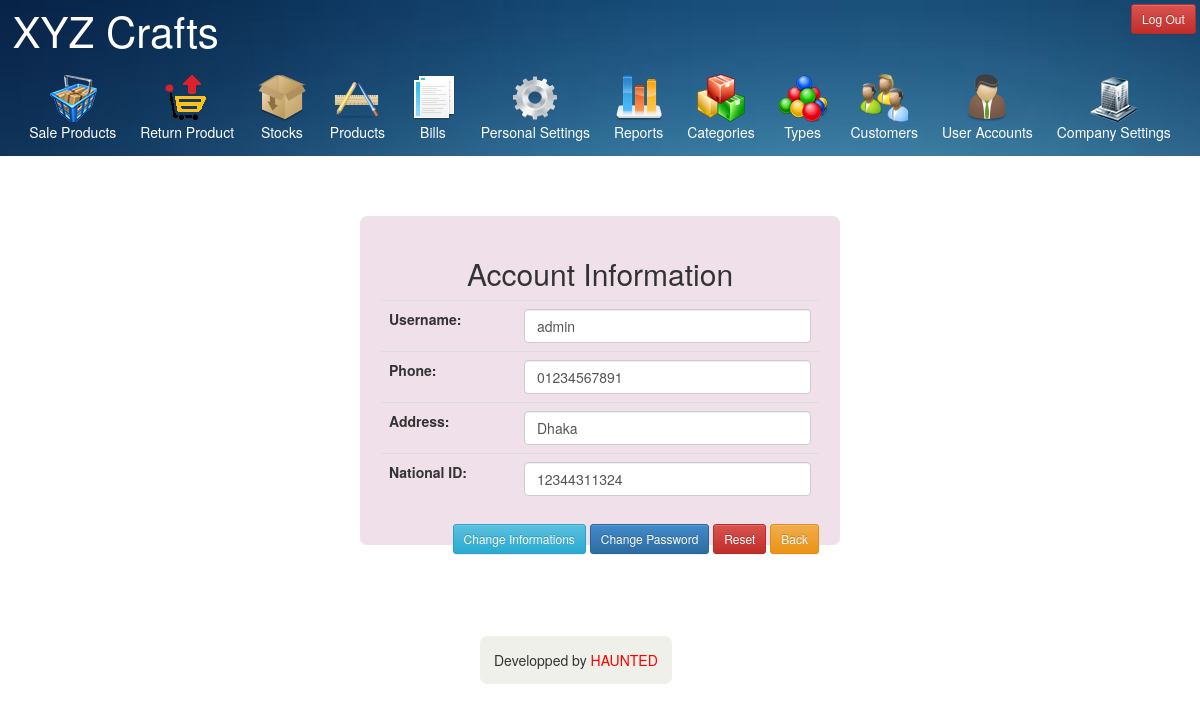
The app's page /accountSettings.php (signed in) with its own data.
### tables this page shows
CREATE TABLE IF NOT EXISTS `company` (
  `company_id` int(11) NOT NULL AUTO_INCREMENT,
  `company_name` varchar(50) NOT NULL,
  `company_logo` varchar(100) DEFAULT NULL,
  PRIMARY KEY (`company_id`)
);

CREATE TABLE IF NOT EXISTS `accounts` (
  `account_id` int(11) NOT NULL AUTO_INCREMENT,
  `employee_no` varchar(15) DEFAULT NULL,
  `employee_name` varchar(50) NOT NULL,
  `employee_phone` varchar(15) DEFAULT NULL,
  `employee_address` varchar(100) DEFAULT NULL,
  `employee_national_id` varchar(50) DEFAULT NULL,
  `password` varchar(50) NOT NULL,
  `is_admin` int(1) NOT NULL,
  PRIMARY KEY (`account_id`)
);

### accountSettings.php (the view, shortened to what this page needs)
<?php
	require 'mask.php';
	function showUserName(){
		$id=$_SESSION['id'];
		$sql="SELECT employee_name FROM accounts WHERE account_id='$id'";
		$result=mysql_query($sql);
		$row=mysql_fetch_array($result);
		$var=$row['employee_name'];
		echo $var;
	}
	function showUserPhone(){
		$id=$_SESSION['id'];
		$sql="SELECT employee_phone FROM accounts WHERE account_id='$id'";
		$result=mysql_query($sql);
		$row=mysql_fetch_array($result);
		$var=$row['employee_phone'];
		echo $var;
	}
	function showUserAddress(){
		$id=$_SESSION['id'];
		$sql="SELECT employee_address FROM accounts WHERE account_id='$id'";
		$result=mysql_query($sql);
		$row=mysql_fetch_array($result);
		$var=$row['employee_address'];
		echo $var;
	}
	function showUserNationalId(){
		$id=$_SESSION['id'];
		$sql="SELECT employee_national_id FROM accounts WHERE account_id='$id'";
		$result=mysql_query($sql);
		$row=mysql_fetch_array($result);
		$var=$row['employee_national_id'];
		echo $var;
	}
?>
<!DOCTYPE html>
<html>
<head>
</head>
<body>
	<div id="accountEditDiv">
		<div>
			<h2><p align="center">Account Information</p></h2>
		</div>
		<form action="<?php echo htmlspecialchars($_SERVER["PHP_SELF"]);?>" method="post" required name="myForm">
			<table class="table table-responsive">
			<tbody>
				<tr>
					<td><b>Username: </b></td>
					<td><input type="text" class="form-control" value="<?php showUserName(); ?>" id="username" required name="username"></td>
				</tr>
				<tr>
					<td><b>Phone: </b></td>
					<td><input type="text" class="form-control" value="<?php showUserPhone(); ?>" id="phone" required name="phone"></td>
				</tr>
				<tr>
					<td><b>Address: </b></td>
					<td><input type="text" class="form-control" value="<?php showUserAddress(); ?>" id="address" required name="address"></td>
				</tr>
				<tr>
					<td><b>National ID: </b></td>
					<td><input type="text" class="form-control" value="<?php showUserNationalId(); ?>" id="nationalId" required name="nationalId"></td>
				</tr>
			</tbody>
			</table>
			<div id="rightDiv">
				<input class="btn btn-sm btn-info" type="submit" name="accountEditSubmit" id="accountEditSubmit" value="Change Informations">
				<a class="btn btn-sm btn-primary" href="#passwordChangeForm" role="button" data-toggle="modal">Change Password</a>
				<input class="btn btn-sm btn-danger" type="button" value="Reset" onclick="location.reload();">
				<a href="javascript:history.back()" class="btn btn-warning btn-sm">Back</a>
			</div>
		</form>
	</div>
</body>
</html>

### mask.php (shortened to what this page needs)
<?php
  function showTitle(){
    $sql="SELECT company_name FROM company";
    $result=mysql_query($sql);
    $row=mysql_fetch_array($result);
    $companyName=$row['company_name'];
    echo $companyName;
  }
  function showLogOutButton(){
    if(isset($_SESSION['id'])){
      echo '<input type="button" class="btn btn-sm btn-danger" role="button" id="signOutButton" value="Log Out" onClick="logOut();" /></p>';
    }
  }
?>
<!DOCTYPE html>
<html>
<head>
  <link rel="stylesheet" type="text/css" href="apiFiles/bootstrap.css">
  <link rel="stylesheet" type="text/css" href="apiFiles/bootstrap-theme.css">
  <link rel="stylesheet" type="text/css" href="css/pageStyle.css">
</head>
<body>
  <div id="header">
    <a href="panel.php" id="titleText"><?php showTitle(); ?></a>
    <div id="logOutDiv"><?php showLogOutButton(); ?></div>
  <div id="ribonBar">
  <div id="ribons">
    <a href="sale.php">
      <img src="images/sale.png">
      <div>Sale Products</div>
    </a>
    <a href="returnProduct.php">
      <img src="images/returnProduct.png">
      <div>Return Product</div>
    </a>
    <a href="stocks.php">
      <img src="images/stocks.png">
      <div>Stocks</div>
    </a>
    <a href="products.php">
      <img src="images/products.png">
      <div>Products</div>
    </a>
    <a href="bill.php">
      <img src="images/bills.png">
      <div>Bills</div>
    </a>
    <a href="accountSettings.php">
      <img src="images/accountSettings.png">
      <div>Personal Settings</div>
    </a>
    <?php
      if(isset($_SESSION['id'])){
        $id=$_SESSION['id'];
        $sql="SELECT is_admin FROM accounts WHERE account_id='$id'";
        $result=mysql_query($sql);
        $row=mysql_fetch_array($result);
        if($row['is_admin']==='1'){
          echo'
    <a href="reports.php">
      <img src="images/reports.png">
      <div>Reports</div>
    </a>
    <a href="categories.php" id="categories">
      <img src="images/categories.png">
      <div>Categories</div>
    </a>
    <a href="types.php">
      <img src="images/types.png">
      <div>Types</div>
    </a>
    <a href="customers.php">
      <img src="images/customers.png">
      <div>Customers</div>
    </a>
    <a href="employees.php">
      <img src="images/employees.png">
      <div>User Accounts</div>
    </a>
    <a href="companySettings.php">
      <img src="images/company.png">
      <div>Company Settings</div>
    </a>
          ';
        }else if($row['is_admin']==='2'){
          echo'
    <a href="reports.php">
      <img src="images/reports.png">
      <div>Reports</div>
    </a>
    <a href="categories.php" id="categories">
      <img src="images/categories.png">
      <div>Categories</div>
    </a>
    <a href="types.php">
      <img src="images/types.png">
      <div>Types</div>
    </a>
    <a href="customers.php">
      <img src="images/customers.png">
      <div>Customers</div>
    </a>
    <a href="employees.php">
      <img src="images/employees.png">
      <div>User Accounts</div>
    </a>
          ';
        }else if($row['is_admin']==='3'){
          echo'
    <a href="reports.php">
      <img src="images/reports.png">
      <div>Reports</div>
    </a>
    <a href="categories.php" id="categories">
      <img src="images/categories.png">
      <div>Categories</div>
    </a>
    <a href="types.php">
      <img src="images/types.png">
      <div>Types</div>
    </a>
    <a href="customers.php">
      <img src="images/customers.png">
      <div>Customers</div>
    </a>
          ';
        }
      }
    ?>
  </div>
  </div>
  </div>
  <div id="footerDiv">
    Developped by <span id="footerSpan">HAUNTED</span>
  </div>
</body>
</html>

### css/pageStyle.css (style rules this page uses)
#rightDiv { float: right; }
#header { width: 100%; height: auto; background-image: url('../images/blueBack2.JPG'); background-size: 100%; }
#titleText { text-decoration: none; color: white; font-size: 3em; padding: 0.3em; }
#logOutDiv { float: right; padding: 0.3em; }
#ribons { text-align:center; }
#ribons a { margin:0px 10px; display:inline-block; text-decoration:none; color:white; }
#ribonBar { padding: 1em; }
#accountEditDiv { width:40%; padding: 1.5em; border-radius: 0.5em; margin: 5% auto; background-color: rgba(180,100,150,0.2); }
#footerDiv { position: fixed; z-index: -10; margin:40% 0 0 40%; background-color: rgba(180,180,150,0.2); padding: 1em; border-radius: 0.5em; }
#footerSpan { color: red; }

### records on screen
company: company_name "XYZ Crafts"
accounts: username "admin", phone "01234567891", address "Dhaka", nationalId "12344311324"
